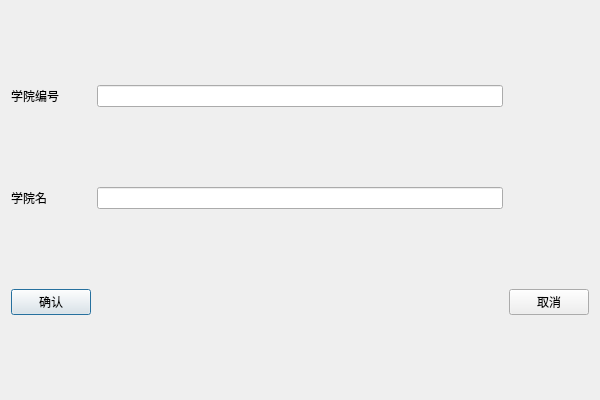
<?xml version="1.0" encoding="UTF-8"?>
<ui version="4.0">
 <class>adcell2_addCollege</class>
 <widget class="QDialog" name="adcell2_addCollege">
  <property name="geometry">
   <rect>
    <x>0</x>
    <y>0</y>
    <width>600</width>
    <height>400</height>
   </rect>
  </property>
  <property name="windowTitle">
   <string>Dialog</string>
  </property>
  <layout class="QGridLayout" name="gridLayout">
   <item row="0" column="0">
    <widget class="QLabel" name="label">
     <property name="text">
      <string>学院编号</string>
     </property>
    </widget>
   </item>
   <item row="0" column="1">
    <widget class="QLineEdit" name="college_id"/>
   </item>
   <item row="1" column="0">
    <widget class="QLabel" name="label_2">
     <property name="text">
      <string>学院名</string>
     </property>
    </widget>
   </item>
   <item row="1" column="1">
    <widget class="QLineEdit" name="college_name"/>
   </item>
   <item row="2" column="0">
    <widget class="QPushButton" name="btn_commit">
     <property name="text">
      <string>确认</string>
     </property>
    </widget>
   </item>
   <item row="2" column="2">
    <widget class="QPushButton" name="btn_cancel">
     <property name="text">
      <string>取消</string>
     </property>
    </widget>
   </item>
  </layout>
 </widget>
 <resources/>
 <connections/>
</ui>
